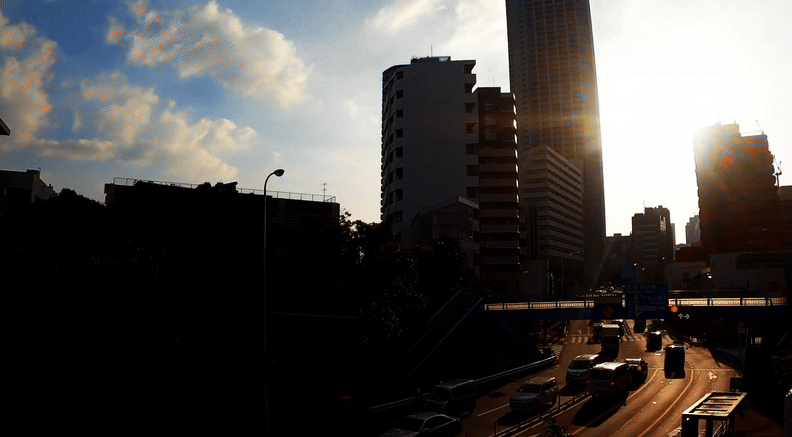
#> input picture cars_r/cars-0.png, 792 x 437 px; its folder holds 4 pictures in this run; the run also reads 1 picture not shown here
$ python cars.py
#> lines starting #> are read from the running program, lines starting #| are printed output that depends on the picture
from __future__ import annotations

from collections.abc import Sequence
from dataclasses import dataclass
from pathlib import Path
from random import shuffle

import cv2
import imageio.v3 as iio
import matplotlib.pyplot as plt
import numpy as np
from matplotlib.axes import Axes
from matplotlib.patches import Circle


def read_rgb_image(path: str | Path) -> np.ndarray:
    """Read an 8-bit RGB photograph.

    Parameters
    ----------
    path : str or pathlib.Path
        Path to a JPEG or PNG file.

    Returns
    -------
    rgb : np.ndarray
        RGB image, shape (H, W, 3), dtype uint8, values in [0, 255].
    """
    rgb = iio.imread(path)
    if rgb.ndim != 3 or rgb.shape[2] != 3 or rgb.dtype != np.uint8:
        raise ValueError(f'Expected an 8-bit RGB image at {path}; got {rgb.shape}/{rgb.dtype}.')
    return rgb


def to_grayscale(rgb: np.ndarray) -> np.ndarray:
    """Convert 8-bit RGB to encoded grayscale intensities.

    Parameters
    ----------
    rgb : np.ndarray
        RGB image, shape (H, W, 3), dtype uint8.

    Returns
    -------
    gray : np.ndarray
        Grayscale image, shape (H, W), dtype float64,
        values in [0, 1]. This is an encoded grayscale, not linear luminance.
    """
    gray = cv2.cvtColor(rgb, cv2.COLOR_RGB2GRAY).astype(np.float64) / 255.0
    return gray


@dataclass
class RegistrationResult:
    """Outputs of a complete two-image registration pipeline.

    Attributes
    ----------
    keypoints1, keypoints2 : np.ndarray
        Keypoints, shapes (N, 3) and (M, 3); rows are (x, y, sigma).
    descriptors1, descriptors2 : np.ndarray
        Descriptor matrices, shapes (N, D) and (M, D).
    matches : np.ndarray
        Accepted index pairs (index_in_image1, index_in_image2),
        shape (K, 2), dtype int64.
    homography : np.ndarray or None
        Projective map from image 1 to image 2, shape (3, 3), or None.
    inliers : np.ndarray
        Boolean RANSAC inlier mask, shape (K,).
    """
    keypoints1: np.ndarray
    keypoints2: np.ndarray
    descriptors1: np.ndarray
    descriptors2: np.ndarray
    matches: np.ndarray
    homography: np.ndarray | None
    inliers: np.ndarray


def reference_sift_features(gray: np.ndarray) -> tuple[np.ndarray, np.ndarray]:
    """Detect and describe features using OpenCV's full SIFT.

    Parameters
    ----------
    gray : np.ndarray
        Encoded grayscale image, shape (H, W), float in [0, 1].

    Returns
    -------
    keypoints : np.ndarray
        Shape (N, 3), float64; columns are x, y and approximate sigma
        in image pixels (OpenCV's keypoint.size / 2).
    descriptors : np.ndarray
        Shape (N, 128), float64. These are OpenCV SIFT descriptors.
    """
    gray_u8 = np.uint8(np.round(np.clip(gray, 0, 1) * 255))
    sift = cv2.SIFT_create(nfeatures=1600) # type: ignore
    kp_cv, desc_cv = sift.detectAndCompute(gray_u8, None)
    if not kp_cv:
        return np.empty((0, 3), dtype=np.float64), np.empty((0, 128), dtype=np.float64)
    keypoints = np.array([(p.pt[0], p.pt[1], p.size / 2.0) for p in kp_cv], dtype=np.float64)
    descriptors = np.asarray(desc_cv, dtype=np.float64)
    return keypoints, descriptors


def reference_match_descriptors(desc1: np.ndarray, desc2: np.ndarray,
                                ratio: float = 0.78) -> np.ndarray:
    """Match float descriptors with OpenCV's 2-neighbor ratio test.

    Parameters
    ----------
    desc1, desc2 : np.ndarray
        Descriptor matrices, shapes (N, D) and (M, D), float.
        Both must have the same descriptor dimension D.
    ratio : float, optional
        Maximum accepted nearest/second-nearest distance ratio.

    Returns
    -------
    matches : np.ndarray
        Index pairs, shape (K, 2), dtype int64, K >= 0.
    """
    if len(desc1) == 0 or len(desc2) < 2:
        return np.empty((0, 2), dtype=np.int64)
    bf = cv2.BFMatcher(cv2.NORM_L2)
    neighbors = bf.knnMatch(np.asarray(desc1, np.float32),
                            np.asarray(desc2, np.float32), k=2)
    pairs = [(a.queryIdx, a.trainIdx) for ns in neighbors if len(ns) == 2
             for a, b in [ns] if a.distance < ratio * b.distance]
    return np.asarray(pairs, dtype=np.int64).reshape(-1, 2)


def estimate_homography(keypoints1: np.ndarray, keypoints2: np.ndarray,
                        matches: np.ndarray, threshold: float = 4.0
                        ) -> tuple[np.ndarray | None, np.ndarray]:
    """Fit a homography from matched points using library RANSAC.

    Parameters
    ----------
    keypoints1, keypoints2 : np.ndarray
        Keypoints from each image, shapes (N, 3) and (M, 3).
        Each row is (x, y, sigma); only x and y are used here.
    matches : np.ndarray
        Index pairs, shape (K, 2), dtype int.
    threshold : float, optional
        RANSAC reprojection threshold in pixels, default 4.0.

    Returns
    -------
    homography : np.ndarray or None
        Shape (3, 3), mapping image 1 coordinates into image 2,
        or None if there is insufficient geometric support.
    inliers : np.ndarray
        Boolean array of shape (K,), True for RANSAC inliers.
    """
    inliers = np.zeros(len(matches), dtype=bool)
    if len(matches) < 4:
        return None, inliers
    pts1 = np.float32(keypoints1[matches[:, 0], :2])
    pts2 = np.float32(keypoints2[matches[:, 1], :2])
    homography, mask = cv2.findHomography(pts1, pts2, cv2.RANSAC, # type: ignore
                                        ransacReprojThreshold=threshold,
                                        maxIters=3000, confidence=0.995) # type: ignore
    if homography is not None and mask is not None:
        inliers = mask.ravel().astype(bool)
    return homography, inliers


def reference_sift_pipeline(gray1: np.ndarray, gray2: np.ndarray,
                            ratio: float = 0.78) -> RegistrationResult:
    """Run a complete reference SIFT → matches → RANSAC pipeline.

    Parameters
    ----------
    gray1, gray2 : np.ndarray
        Encoded grayscale images, shapes (H1, W1) and (H2, W2),
        float in [0,1]. Images need not have identical dimensions.
    ratio : float, optional
        Lowe nearest-neighbor ratio threshold.

    Returns
    -------
    result : RegistrationResult
        Keypoints (N,3)/(M,3), descriptors (N,128)/(M,128),
        matches (K,2), homography (3,3) or None, inliers (K,).
    """
    kp1, d1 = reference_sift_features(gray1)
    kp2, d2 = reference_sift_features(gray2)
    matches = reference_match_descriptors(d1, d2, ratio=ratio)
    H, inliers = estimate_homography(kp1, kp2, matches)
    return RegistrationResult(kp1, kp2, d1, d2, matches, H, inliers)
def plot_matches(rgb1: np.ndarray, rgb2: np.ndarray,
                 keypoints1: np.ndarray, keypoints2: np.ndarray,
                 matches: np.ndarray, inliers: np.ndarray | None = None,
                 max_lines: int = 70) -> None:
    """Draw lines between matched keypoints in side-by-side images.

    Parameters
    ----------
    rgb1, rgb2 : np.ndarray
        RGB images, shapes (H1, W1, 3) and (H2, W2, 3).
    keypoints1, keypoints2 : np.ndarray
        Keypoints, shapes (N,3) and (M,3).
    matches : np.ndarray
        Matched index pairs, shape (K,2), dtype int.
    inliers : np.ndarray or None, optional
        Boolean RANSAC inlier mask, shape (K,); None draws all as tentative.
    max_lines : int, optional
        Maximum plotted matches, default 70.

    Returns
    -------
    None
        Displays a Matplotlib figure.
    """
    h1, w1 = rgb1.shape[:2]
    h2, w2 = rgb2.shape[:2]
    canvas = np.zeros((max(h1, h2), w1 + w2, 3), dtype=np.uint8)
    canvas[:h1, :w1] = rgb1
    canvas[:h2, w1:w1 + w2] = rgb2
    fig, ax = plt.subplots(figsize=(13, 5))
    ax.imshow(canvas)
    if len(matches):
        selected = np.linspace(0, len(matches) - 1,
                               min(len(matches), max_lines), dtype=int)
        for i in selected:
            a, b = matches[i]
            x1, y1 = keypoints1[a, :2]
            x2, y2 = keypoints2[b, :2]
            good = inliers is not None and inliers[i]
            color = '#4ed7ad' if good else '#ffb15c'
            ax.plot([x1, w1 + x2], [y1, y2], color=color, alpha=0.68, linewidth=0.9)
    ax.set_title(f'{len(matches)} matches' +
                 (f' · {int(inliers.sum())} RANSAC inliers' if inliers is not None else ''))
    ax.axis('off')
    plt.tight_layout()
    plt.show()


def pairwise_registration(rgb1: np.ndarray, rgb2: np.ndarray,
                      H: np.ndarray | None) -> np.ndarray | None:
    """Show the homography-warped image 1 beside image 2 and their overlay.

    Parameters
    ----------
    rgb1, rgb2 : np.ndarray
        Original images, shapes (H1,W1,3) and (H2,W2,3), dtype uint8.
    H : np.ndarray or None
        Homography shape (3,3), mapping image 1 into image 2,
        or None if registration failed.

    Returns
    -------
    np.ndarray
        The combined registered image.
        Displays a three-panel Matplotlib figure (or a failure message).
    """
    img_combined = None
    if H is None:
        print('Registration unavailable: no robust homography was estimated.')
        return img_combined
    h2, w2 = rgb2.shape[:2]
    warped = cv2.warpPerspective(rgb1, H, (w2, h2))
    valid = cv2.warpPerspective(np.full(rgb1.shape[:2], 255, dtype=np.uint8),
                                H, (w2, h2)) > 0
    overlay = rgb2.astype(np.float64)
    overlay[valid] = (0.5 * warped[valid].astype(np.float64) +
                      0.5 * rgb2[valid].astype(np.float64))
    img_combined=overlay.astype(np.uint8)

    return img_combined


def print_registration_summary(result: RegistrationResult, label: str = '') -> None:
    """Print keypoint, match and inlier counts for a registration.

    Parameters
    ----------
    result : RegistrationResult
        Pipeline output (keypoint arrays, descriptor arrays, matches, etc.).
    label : str, optional
        Label printed before statistics.

    Returns
    -------
    None
        Prints concise counts and success/failure status.
    """
    print(f'{label}: {len(result.keypoints1)} / {len(result.keypoints2)} keypoints, '
          f'{len(result.matches)} matches, {int(result.inliers.sum())} inliers; '
          f'homography: {"yes" if result.homography is not None else "no"}')


def plot_registration_process(
    rgb1: np.ndarray,
    rgb2: np.ndarray,
    result: RegistrationResult,
    label: str,
) -> None:
    """Report one sequential registration step."""
    del rgb1, rgb2
    print_registration_summary(result, label)

# [110 lines left out: functions linear_to_srgb, show_gray, image_histogram, compare_gray, fix_brighness, not called in this run]

def fix_brighness2(lst):
    for i in range(len(lst)):
        lst[i]=cv2.cvtColor(lst[i], cv2.COLOR_RGB2HSV)
        h, s, v = cv2.split(lst[i])
        clahe= cv2.createCLAHE(clipLimit=2.0, tileGridSize=(8, 8))
        cl1= clahe.apply(v)
        v=cl1
        lst[i]=cv2.merge((h, s, v))
        lst[i]=cv2.cvtColor(lst[i], cv2.COLOR_HSV2RGB)
    return lst

# Build the registration tree from the bottom up.
# At each level, every pair becomes one node in the next level.
def under_tree(lst):
    registration_tree = [lst]
    level = lst
    level_number = 0

    while len(level) > 1:
        next_level = []

        i = 0
        while i + 1 < len(level):
            reference = reference_sift_pipeline(
                to_grayscale(level[i]),
                to_grayscale(level[i + 1]),
            )
            next_pair = pairwise_registration(
                level[i],
                level[i + 1],
                reference.homography,
            )

            if next_pair is None:
                raise RuntimeError(
                    f'Registration unavailable at level {level_number}: '
                    f'pair ({i}, {i + 1})'
                )

            next_level.append(next_pair)
            # To display all intermediate registered images, uncomment:
            # plt.imshow(next_pair)
            # plt.title(
            #     f'Registered overlay — level {level_number}, '
            #     f'node pair ({i}, {i + 1})'
            # )
            # plt.show()
            i += 2

        # An unmatched image is promoted unchanged to the next level.
        if i < len(level):
            next_level.append(level[i])

        registration_tree.append(next_level)
        level = next_level
        level_number += 1

    pairs = level

    # Display only the image left after all levels.
    final_image = pairs[0]
    #final_image = fix_brighness([final_image])
    #final_image = fix_brighness2([final_image])

    #plt.imshow(final_image[0])
    plt.imshow(final_image)
    plt.title('Registered overlay — final image')
    plt.show()
    return final_image


def secuential(lst):
    # Sequentially register each image to the previous one.
    registered_images = [lst[0]]  # Start with the first image.

    for i in range(1, len(lst)):
        reference = reference_sift_pipeline(
            to_grayscale(registered_images[-1]),
            to_grayscale(lst[i]),
        )
        next_pair = pairwise_registration(
            registered_images[-1],
            lst[i],
            reference.homography,
        )

        if next_pair is None:
            raise RuntimeError(
                f'Registration unavailable at index {i}: '
                f'pair ({i - 1}, {i})'
            )

        registered_images.append(next_pair)
        plot_registration_process(
            registered_images[-2],
            lst[i],
            reference,
            f'Sequential — step {i}',
        )

    final_image = registered_images[-1]
    #final_image = fix_brighness([final_image])
    #final_image = fix_brighness2([final_image])
    #plt.imshow(final_image[0])
    plt.imshow(final_image)
    plt.title('Registered overlay — final image')
    plt.show()

    return final_image


def plot_keypoints(rgb: np.ndarray, keypoints: np.ndarray, title: str) -> None:
    fig, ax = plt.subplots(figsize=(7, 4.8))
    ax.imshow(rgb)
    for x, y, sigma in keypoints[:300]:
        ax.add_patch(Circle((x, y), max(2.0, 1.3 * sigma),
                            fill=False, linewidth=0.8, edgecolor='cyan',
                            alpha=0.72))
    ax.set_title(f'{title} ({len(keypoints)} keypoints)')
    ax.axis('off')
    plt.tight_layout()
    plt.show()


def plot_registration(rgb1: np.ndarray, rgb2: np.ndarray,
                      homography: np.ndarray | None) -> None:
    if homography is None:
        print('Registration unavailable: no robust homography was estimated.')
        return
    h2, w2 = rgb2.shape[:2]
    warped = cv2.warpPerspective(rgb1, homography, (w2, h2))
    valid = cv2.warpPerspective(
        np.full(rgb1.shape[:2], 255, dtype=np.uint8),
        homography,
        (w2, h2),
    ) > 0
    overlay = rgb2.astype(np.float64)
    overlay[valid] = (0.5 * warped[valid] +
                       0.5 * rgb2[valid])
    fig, axes = plt.subplots(1, 3, figsize=(15, 4))
    for ax, image, title in zip(
        axes,
        (warped, rgb2, overlay.astype(np.uint8)),
        ('Warped image 1', 'Target image 2', 'Registered overlay'),
    ):
        ax.imshow(image)
        ax.set_title(title)
        ax.axis('off')
    plt.tight_layout()
    plt.show()


def main() -> None:
    image_paths = sorted(
        Path(__file__).parent.joinpath('cars_r').glob('cars-*.png'),
        key=lambda path: int(path.stem.split('-')[1]),
    )
    images = [read_rgb_image(path) for path in image_paths]
#> in read_rgb_image, rgb is the input picture: shape (437, 792, 3); mean R, G, B 78.9, 75.8, 73.5
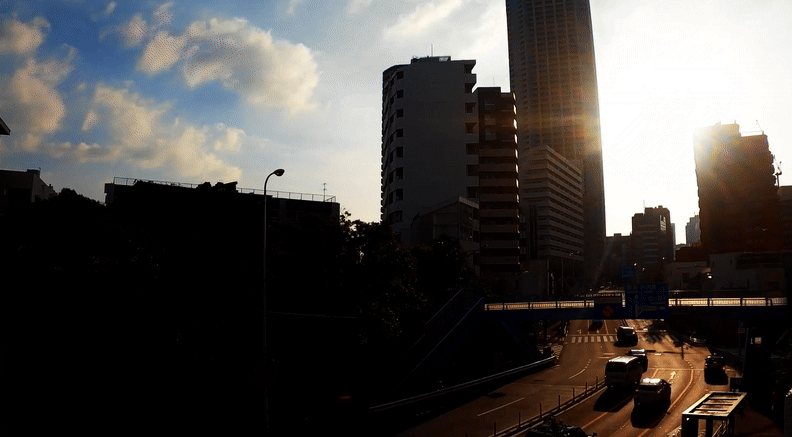
#> input picture cars_r/cars-1.png, 792 x 437 px
#> in read_rgb_image, rgb is the input picture: shape (437, 792, 3); mean R, G, B 78.9, 75.6, 73.3
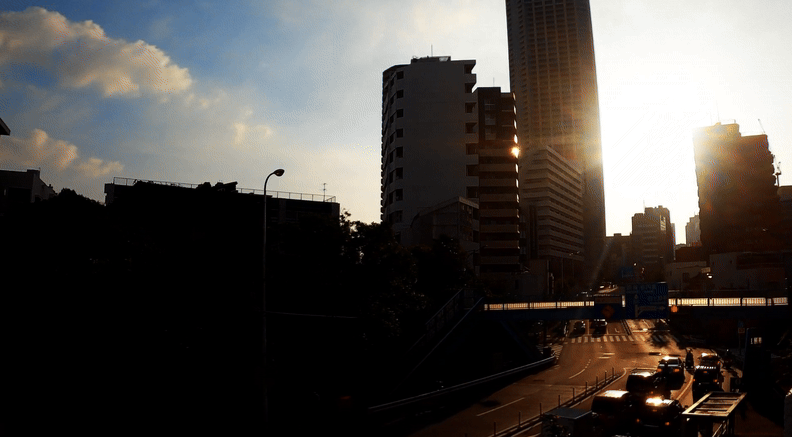
#> input picture cars_r/cars-11.png, 792 x 437 px
#> in read_rgb_image, rgb is the input picture: shape (437, 792, 3); mean R, G, B 78.8, 74.8, 71.5
#> images = 4 items
    # random.seed(42)  # for reproducibility
    # shuffle(images)   # shuffle images
    #lst=fix_brighness(images)
    lst=fix_brighness2(images)
#> the loop in fix_brighness2, `for i in range(len(lst)):` made 4 passes
#> after the loop in fix_brighness2, `for i in range(len(lst)):`:
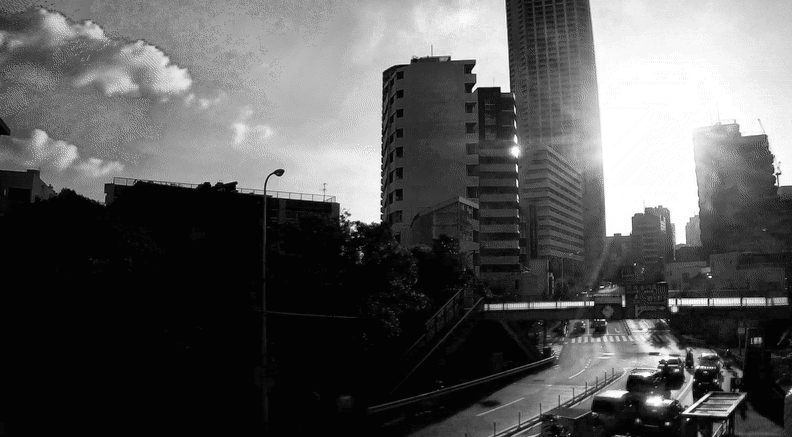
#> v: shape (437, 792); min 1, max 255, mean 88.6
#> lst = 4 items
    images=lst

    print(f'Loaded {len(images)} images.')
#| Loaded 4 images.
    first_reference = reference_sift_pipeline(
        to_grayscale(images[0]),
        to_grayscale(images[1]),
    )
#> in reference_sift_features, `kp_cv, desc_cv = sift.detectAndCompute(gray_u8, None)`: kp_cv = 744 keypoints; strongest (x, y, size): (658, 333, 2.6), (621, 320, 1.9), (673, 346, 2.1), (612, 366, 6.3)
#> in reference_sift_features, `keypoints = np.array([(p.pt[0], p.pt[1], p.size / 2.0) for p in kp_cv]..`: keypoints = 744 rows, first 8: [6.37, 24.7, 1.56], [6.37, 24.7, 1.56], [7.16, 91.74, 3.16], [12.11, 65.34, 3.98], [12.4, 36.08, 7.01], [22.54, 53.22, 6.67], [32.18, 174.1, 4], [32.18, 174.1, 4]
#> in reference_sift_pipeline, `kp1, d1 = reference_sift_features(gray1)`:
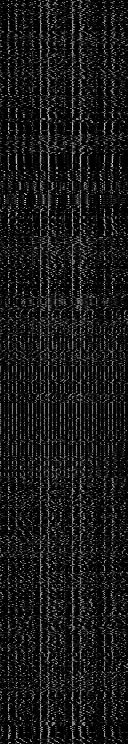
#> d1: shape (744, 128) float64; min 0, max 222, mean 24.4
#> in reference_sift_pipeline, `kp1, d1 = reference_sift_features(gray1)`: kp1 has the same summary as keypoints in reference_sift_features
#> in reference_sift_features (call 2), `kp_cv, desc_cv = sift.detectAndCompute(gray_u8, None)`: kp_cv = 709 keypoints; strongest (x, y, size): (473, 89, 2.7), (626, 360, 4.9), (696, 413, 2.8), (692, 411, 2.2)
#> in reference_sift_features (call 2), `keypoints = np.array([(p.pt[0], p.pt[1], p.size / 2.0) for p in kp_cv]..`: keypoints = 709 rows, first 8: [16.79, 21.72, 1.49], [26.52, 37.58, 8.77], [27.44, 20.27, 4.14], [28.49, 85.48, 10.29], [28.54, 170.5, 1.09], [30.62, 25.31, 2.35], [31.08, 141.5, 4.71], [31.28, 64.32, 3.3]
#> in reference_sift_pipeline, `kp2, d2 = reference_sift_features(gray2)`:
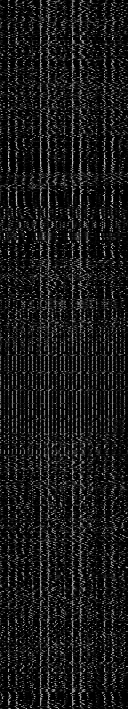
#> d2: shape (709, 128) float64; min 0, max 225, mean 24.1
#> in reference_sift_pipeline, `kp2, d2 = reference_sift_features(gray2)`: kp2 has the same summary as keypoints in reference_sift_features
#> in reference_match_descriptors, `neighbors = bf.knnMatch(np.asarray(desc1, np.float32), np.asarray(desc..`: neighbors = 744 matches
#> in reference_match_descriptors, `pairs = [(a.queryIdx, a.trainIdx) for ns in neighbors if len(ns) == 2 ..`: pairs = 330 pairs, first value 6 to 742, second value 8 to 708
#> in reference_sift_pipeline, `matches = reference_match_descriptors(d1, d2, ratio=ratio)`: matches has the same summary as pairs in reference_match_descriptors
#> in estimate_homography, `pts1 = np.float32(keypoints1[matches[:, 0], :2])`: pts1 = 330 pairs, first value 32.18 to 778.5, second value 11.12 to 427.5
#> in estimate_homography, `pts2 = np.float32(keypoints2[matches[:, 1], :2])`: pts2 = 330 pairs, first value 32.53 to 778.7, second value 51.86 to 429.7
#> in estimate_homography, `homography, mask = cv2.findHomography(pts1, pts2, cv2.RANSAC,`: homography = [[0.999, 0.00149, 0.0574], [0.000155, 1, -0.33], [-1.22e-06, 2.4e-06, 1]]; mask = 330 values, max 1 at index 0, min 0 at index 13, mean 0.845
#> in reference_sift_pipeline, `H, inliers = estimate_homography(kp1, kp2, matches)`: H has the same summary as homography in estimate_homography
    print_registration_summary(first_reference, 'OpenCV SIFT')
    plot_keypoints(images[0], first_reference.keypoints1,
                   'Reference keypoints — image 1')
    plot_matches(images[0], images[1], first_reference.keypoints1,
                 first_reference.keypoints2, first_reference.matches,
                 first_reference.inliers)
    plot_registration(images[0], images[1], first_reference.homography)
#> the loop in plot_registration, `for ax, image, title in zip( axes, (warped, rgb2, overlay.astype(np.ui..` made 3 passes
#> title on passes 1 to 3: 'Warped image 1', 'Target image 2', 'Registered overlay'
#> in plot_registration, `plt.show()`:
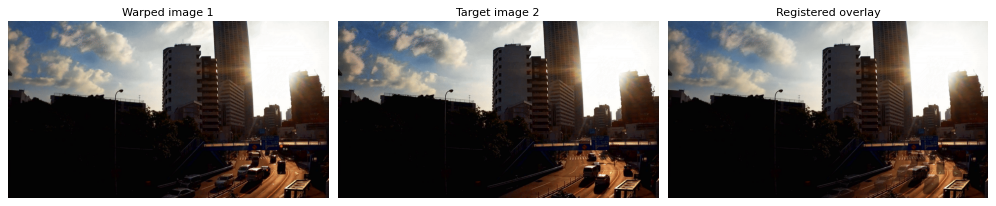
#> figure drawn by matplotlib, 3 panels

    print('Running tree registration...')
    under_tree(images)
#> in under_tree, `level = lst`: level = 4 items
#> the loop in under_tree, `while len(level) > 1:` made 2 passes
#> level_number on passes 1 to 2: 1, 2
#> after the loop in under_tree, `while len(level) > 1:`: level_number = 2; registration_tree = 3 items
#> in under_tree, `pairs = level`: pairs = 1 item

    print('Running sequential registration...')
    secuential(images)
#> the loop in secuential, `for i in range(1, len(lst)):` made 3 passes
#| Sequential — step 1: 744 / 709 keypoints, 330 matches, 279 inliers; homography: yes
#| Sequential — step 2: 720 / 859 keypoints, 238 matches, 197 inliers; homography: yes
#| Sequential — step 3: 774 / 829 keypoints, 322 matches, 273 inliers; homography: yes
#> after the loop in secuential, `for i in range(1, len(lst)):`: registered_images = 4 items
#> in secuential, `final_image = registered_images[-1]`:
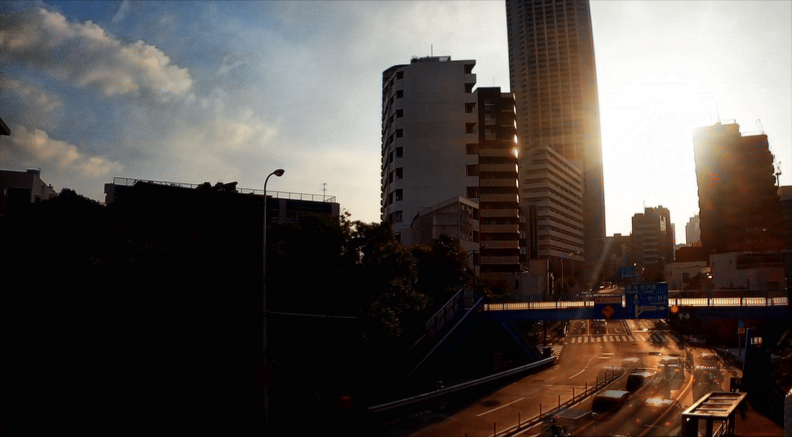
#> final_image: shape (437, 792, 3); mean of channels 0, 1, 2 84.8, 77.8, 73.6; drawn as R, G, B


if __name__ == '__main__':
    main()
